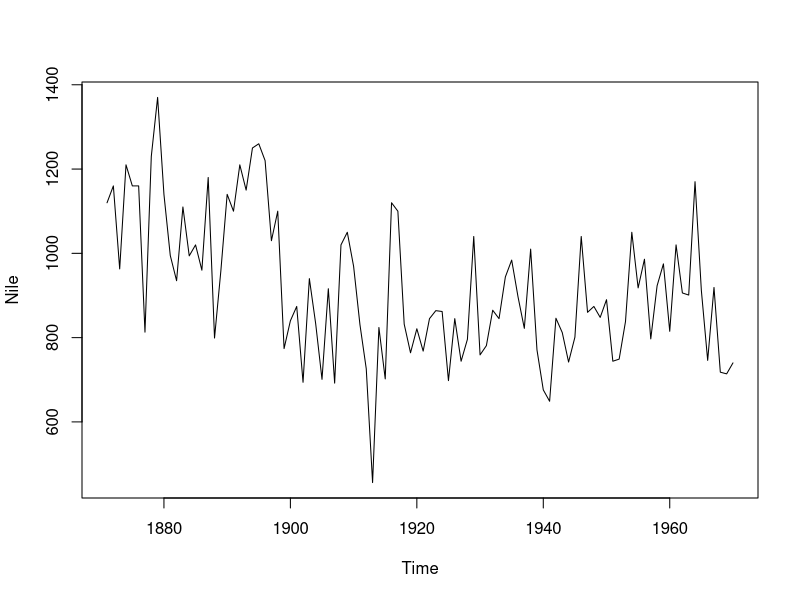
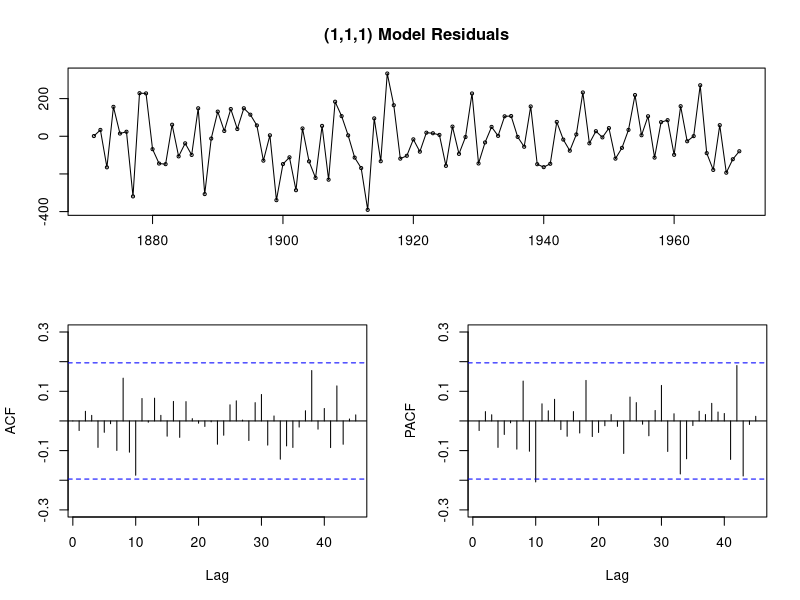

The R script that drew these images, in order:
## ---- chunk 1
library(forecast)
plot(Nile)
mdl <- auto.arima(Nile)
summary(mdl)
## ---- chunk 2
tsdisplay(residuals(mdl), lag.max=45, main='(1,1,1) Model Residuals')
## ---- chunk 3
predict(mdl, 5)
